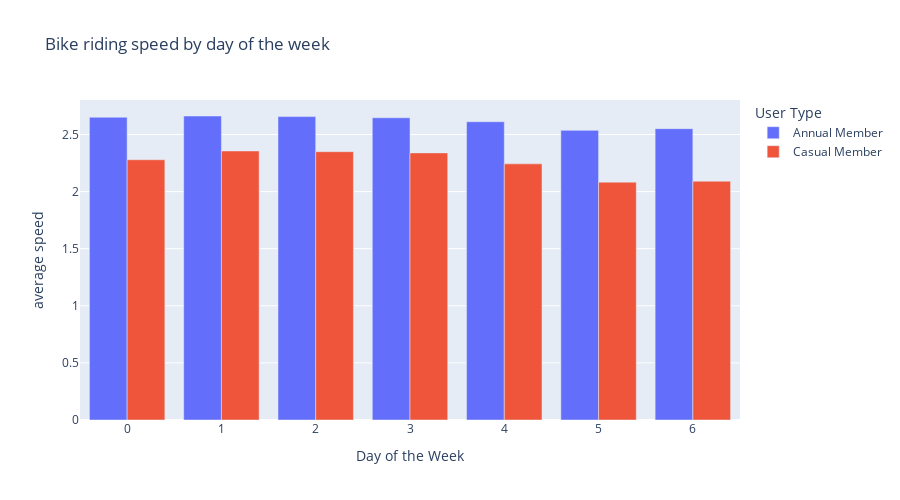

Write notebook code for a chart like this one.
### Markdown cell above
#### Speed of the bike on daily basis

### Code cell
byWeek_speed = df_v4[df_v4["avg_speed"] != 0].groupby([df_v4['Start Time'].dt.weekday, 'User Type'])["avg_speed"].mean()
byWeek_speed = byWeek_speed.reset_index()
fig = px.bar(byWeek_speed, x='Start Time', y='avg_speed',
             color='User Type', barmode = 'group',
             labels={'Start Time':'Day of the Week', 'avg_speed':'average speed'}, 
             title='Bike riding speed by day of the week', height=500)
fig.show()

### Figure 1 — Plotly figure (JSON) as saved in the notebook; plotly's stock layout.template omitted (floating-point values rounded to 4 significant figures)
{"data": [{"alignmentgroup": "True", "hovertemplate": "User Type=Annual Member<br>Day of the Week=%{x}<br>average speed=%{y}<extra></extra>", "legendgroup": "Annual Member", "marker": {"color": "#636EFA", "pattern": {"shape": ""}}, "name": "Annual Member", "offsetgroup": "Annual Member", "orientation": "v", "showlegend": true, "textposition": "auto", "type": "bar", "x": [0, 1, 2, 3, 4, 5, 6], "xaxis": "x", "y": [2.651, 2.662, 2.657, 2.646, 2.612, 2.536, 2.551], "yaxis": "y"}, {"alignmentgroup": "True", "hovertemplate": "User Type=Casual Member<br>Day of the Week=%{x}<br>average speed=%{y}<extra></extra>", "legendgroup": "Casual Member", "marker": {"color": "#EF553B", "pattern": {"shape": ""}}, "name": "Casual Member", "offsetgroup": "Casual Member", "orientation": "v", "showlegend": true, "textposition": "auto", "type": "bar", "x": [0, 1, 2, 3, 4, 5, 6], "xaxis": "x", "y": [2.279, 2.356, 2.349, 2.339, 2.243, 2.083, 2.091], "yaxis": "y"}], "layout": {"barmode": "group", "height": 500, "legend": {"title": {"text": "User Type"}, "tracegroupgap": 0}, "title": {"text": "Bike riding speed by day of the week"}, "xaxis": {"anchor": "y", "domain": [0, 1], "title": {"text": "Day of the Week"}}, "yaxis": {"anchor": "x", "domain": [0, 1], "title": {"text": "average speed"}}}}
